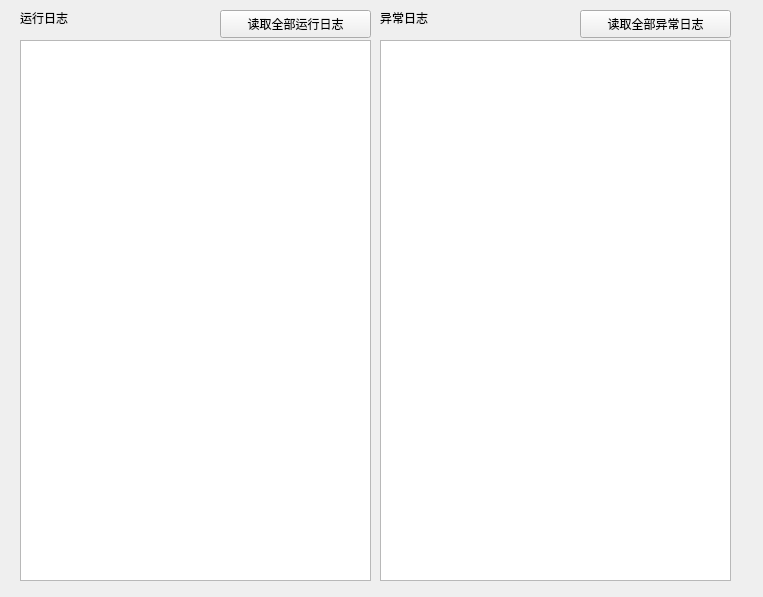
<?xml version="1.0" encoding="UTF-8"?>
<ui version="4.0">
 <class>Form</class>
 <widget class="QWidget" name="Form">
  <property name="geometry">
   <rect>
    <x>0</x>
    <y>0</y>
    <width>763</width>
    <height>597</height>
   </rect>
  </property>
  <property name="windowTitle">
   <string>Form</string>
  </property>
  <widget class="QTextEdit" name="runLog_TE">
   <property name="geometry">
    <rect>
     <x>20</x>
     <y>40</y>
     <width>351</width>
     <height>541</height>
    </rect>
   </property>
  </widget>
  <widget class="QTextEdit" name="exceptLog_TE">
   <property name="geometry">
    <rect>
     <x>380</x>
     <y>40</y>
     <width>351</width>
     <height>541</height>
    </rect>
   </property>
  </widget>
  <widget class="QPushButton" name="readRunLog_PB">
   <property name="geometry">
    <rect>
     <x>220</x>
     <y>10</y>
     <width>151</width>
     <height>28</height>
    </rect>
   </property>
   <property name="text">
    <string>读取全部运行日志</string>
   </property>
  </widget>
  <widget class="QLabel" name="label">
   <property name="geometry">
    <rect>
     <x>20</x>
     <y>10</y>
     <width>81</width>
     <height>16</height>
    </rect>
   </property>
   <property name="text">
    <string>运行日志</string>
   </property>
  </widget>
  <widget class="QLabel" name="label_2">
   <property name="geometry">
    <rect>
     <x>380</x>
     <y>10</y>
     <width>81</width>
     <height>16</height>
    </rect>
   </property>
   <property name="text">
    <string>异常日志</string>
   </property>
  </widget>
  <widget class="QPushButton" name="readExceptLog_PB">
   <property name="geometry">
    <rect>
     <x>580</x>
     <y>10</y>
     <width>151</width>
     <height>28</height>
    </rect>
   </property>
   <property name="text">
    <string>读取全部异常日志</string>
   </property>
  </widget>
 </widget>
 <resources/>
 <connections>
  <connection>
   <sender>readRunLog_PB</sender>
   <signal>clicked()</signal>
   <receiver>Form</receiver>
   <slot>readRunLog()</slot>
   <hints>
    <hint type="sourcelabel">
     <x>236</x>
     <y>21</y>
    </hint>
    <hint type="destinationlabel">
     <x>190</x>
     <y>23</y>
    </hint>
   </hints>
  </connection>
  <connection>
   <sender>readExceptLog_PB</sender>
   <signal>clicked()</signal>
   <receiver>Form</receiver>
   <slot>readExceptLog()</slot>
   <hints>
    <hint type="sourcelabel">
     <x>614</x>
     <y>16</y>
    </hint>
    <hint type="destinationlabel">
     <x>548</x>
     <y>21</y>
    </hint>
   </hints>
  </connection>
 </connections>
 <slots>
  <slot>readRunLog()</slot>
  <slot>readExceptLog()</slot>
 </slots>
</ui>
